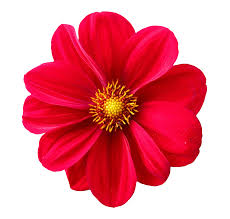
#> input picture images/images.jpg, 230 x 219 px
$ python image_encryptor.py
#> lines starting #> are read from the running program, lines starting #| are printed output that depends on the picture
from PIL import Image
import random

def encrypt_image(image_path, key=50, output_path="encrypted.png", swap_file="swaps.txt"):
#> called with image_path = 'images/images.jpg', key = 50, output_path = 'encrypted.png', swap_file = 'swaps.txt'
    img = Image.open(image_path)
#> img is the input picture: PIL image 230x219 RGB; mean R, G, B 232.9, 130.9, 144.7
    pixels = img.load()

    width, height = img.size
#> width = 230; height = 219

    # Step 1: Apply key to each pixel
    for x in range(width):
        for y in range(height):
            r, g, b = pixels[x, y]
            pixels[x, y] = (
                (r + key) % 256,
                (g + key) % 256,
                (b + key) % 256
            )

    # Step 2: Record swaps
    swaps = []
    for _ in range(1000):
        x1, y1 = random.randint(0, width - 1), random.randint(0, height - 1)
        x2, y2 = random.randint(0, width - 1), random.randint(0, height - 1)
        pixels[x1, y1], pixels[x2, y2] = pixels[x2, y2], pixels[x1, y1]
        swaps.append((x1, y1, x2, y2))
#> after the loop, swaps = 1000 items, first 6: (216, 98, 194, 107), (10, 66, 130, 124), (103, 200, 212, 77), (122, 91, 149, 55), (129, 35, 72, 35), (193, 24, 158, 204)

    # Save swaps to a file
    with open(swap_file, 'w') as f:
        for s in swaps:
            f.write(f"{s[0]},{s[1]},{s[2]},{s[3]}\n")
#> this loop made 1000 passes

    img.save(output_path)
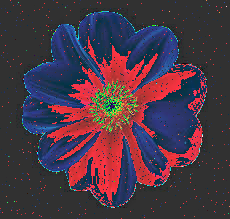
#> saved as encrypted.png: PIL image 230x219 RGB; mean R, G, B 73.8, 54.9, 69
    print(f"Encrypted image saved as {output_path}")
    print(f"Swaps saved to {swap_file}")


def decrypt_image(image_path, key=50, output_path="decrypted.png", swap_file="swaps.txt"):
#> called with image_path = 'encrypted.png', key = 50, output_path = 'decrypted.png', swap_file = 'swaps.txt'
    img = Image.open(image_path)
    pixels = img.load()

    width, height = img.size
#> width = 230; height = 219

    # Step 1: Reverse key from each pixel
    for x in range(width):
        for y in range(height):
            r, g, b = pixels[x, y]
            pixels[x, y] = (
                (r - key) % 256,
                (g - key) % 256,
                (b - key) % 256
            )

    # Step 2: Load and reverse the swaps
    with open(swap_file, 'r') as f:
        swaps = [line.strip().split(',') for line in f.readlines()]
        swaps = [(int(x1), int(y1), int(x2), int(y2)) for x1, y1, x2, y2 in swaps]

    # Reverse the swaps in reverse order
    for x1, y1, x2, y2 in reversed(swaps):
        pixels[x1, y1], pixels[x2, y2] = pixels[x2, y2], pixels[x1, y1]

    img.save(output_path)
    print(f"Decrypted image saved as {output_path}")

if __name__ == "__main__":
    encrypt_image("images/images.jpg", key=50, output_path="encrypted.png", swap_file="swaps.txt")
    decrypt_image("encrypted.png", key=50, output_path="decrypted.png", swap_file="swaps.txt")
